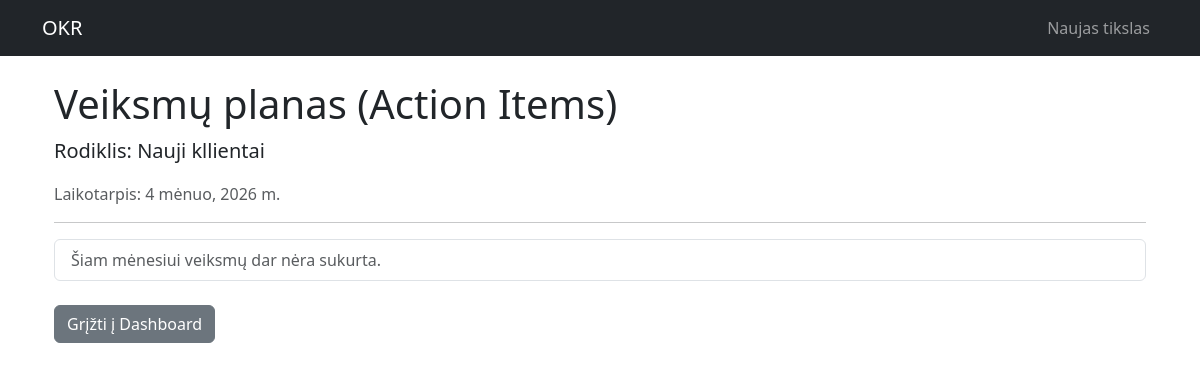
The app's page /2026/4/17/ with its own data.
### okr/models.py (models this page shows, shortened)
class MonthResult(models.Model):
    MONTH_CHOICES = [
        (1, 'Sausis'), (2, 'Vasaris'), (3, 'Kovas'), (4, 'Balandis'),
        (5, 'Gegužė'), (6, 'Birželis'), (7, 'Liepa'), (8, 'Rugpjūtis'),
        (9, 'Rugsėjis'), (10, 'Spalis'), (11, 'Lapkritis'), (12, 'Gruodis'),
    ]
    QUARTER_CHOICES = [(1, 'Q1'), (2, 'Q2'), (3, 'Q3'), (4, 'Q4')]
    monthly_key_result = models.ForeignKey(KeyResult, on_delete=models.CASCADE)
    month = models.IntegerField(choices=MONTH_CHOICES, default=1)
    quarter = models.IntegerField(choices=QUARTER_CHOICES, default=1)
    planned_result = models.DecimalField(max_digits=12, decimal_places=1)
    actual_result = models.DecimalField(max_digits=12, decimal_places=1, null=True, blank=True)

class KeyResult(models.Model):
    DISTRIBUTION_CHOICES = [
        ('cumulative', 'Išdaliniamas per mėnesius (÷ 12)'),
        ('fixed', 'Vienodas procentas viesiems mėn'),
        ('binary', 'Įvykdyta / Neįvykdyta')
    ]
    objective = models.ForeignKey(Objective, on_delete=models.CASCADE)
    name = models.CharField(max_length=200)
    unit = models.ForeignKey(Unit, on_delete=models.SET_NULL, null=True)
    annual_goal = models.DecimalField(max_digits=12, decimal_places=2)
    icon_class = models.CharField(max_length=50, default="fa-rocket")
    distribution_type = models.CharField(
        max_length=20,
        choices=DISTRIBUTION_CHOICES,
        default='cumulative',
    )

class Objective(models.Model):
    brand = models.CharField(max_length=100, default='Your Brand')
    team = models.CharField(max_length=200, default='Your Department')
    year = models.IntegerField()
    goal = models.CharField(max_length=200)

### okr/views.py (the view)
# urls.py: path('<int:year>/<int:month>/<int:kr_id>/', views.action_items, name='action_items'),
def action_items(request, year, month, kr_id):
    month_result = get_object_or_404(
        MonthResult,
        id=kr_id,
        month=month,
        monthly_key_result__objective__year=year,
    )
    if request.method == 'POST':
        form = MonthResultForm(request.POST, instance=month_result)
        if form.is_valid():
            form.save()
            return redirect('dashboard', pk = month_result.monthly_key_result.objective.pk)
    else:
        form = MonthResultForm(instance=month_result)
    return render(request, 'actions.html', {
        'month_result': month_result,
        'actions': month_result.action_set.all(),
        'form': form,
    })

### okr/templates/actions.html
{% extends "base.html" %}
{% block content %}
<div class="container mt-4">
    <h1>Veiksmų planas (Action Items)</h1>
    <p class="lead">Rodiklis: {{ month_result.monthly_key_result.name }}</p>
    <p class="text-muted">Laikotarpis: {{ month_result.month }} mėnuo, {{ month_result.monthly_key_result.objective.year }} m.</p>
    <hr>
    <ul class="list-group">
        {% for action in actions %}
            <li class="list-group-item d-flex justify-content-between align-items-center">
                <div>
                    <strong>{{ action.action_item }}</strong>
                    <strong>{{ action.planned_result }}</strong>
                    <strong>{{ action.actual_result }}</strong>
                    <strong>{{ action.action_achievement_percentage }}</strong>
                    {% if action.notes %}
                        <br><small class="text-muted">{{ action.notes }}</small>
                    {% endif %}
                </div>
                <span>
                    {% if action.is_done %}
                        <span class="badge bg-success text-white">Atlikta ✅</span>
                    {% else %}
                        <span class="badge bg-danger text-white">Neatlikta ❌</span>
                    {% endif %}
                </span>
            </li>
        {% empty %}
            <li class="list-group-item text-muted">Šiam mėnesiui veiksmų dar nėra sukurta.</li>
        {% endfor %}
    </ul>
    <a href="{% url 'dashboard' month_result.monthly_key_result.objective.id %}" class="btn btn-secondary mt-4">
        Grįžti į Dashboard
    </a>
</div>
{% endblock %}

### records on screen
MonthResult: monthly_key_result.name "Nauji kllientai", month "4", monthly_key_result.objective.year "2026"
